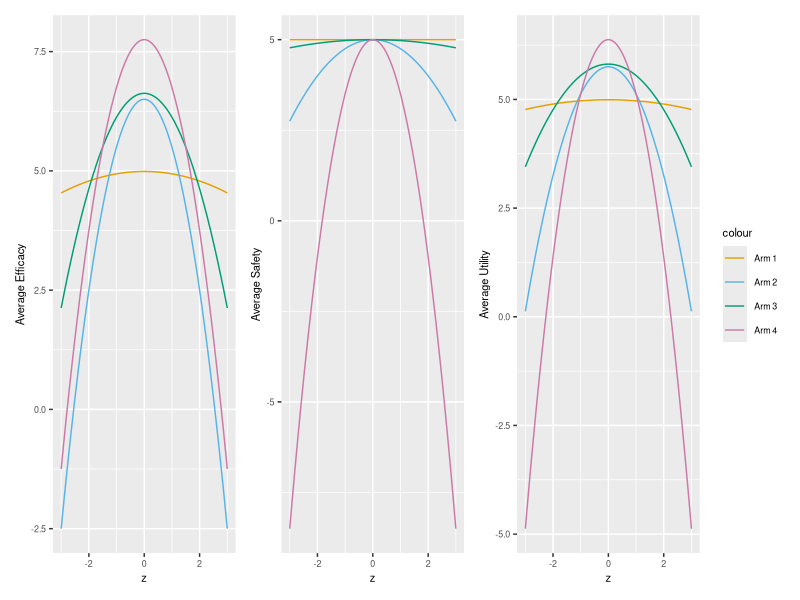
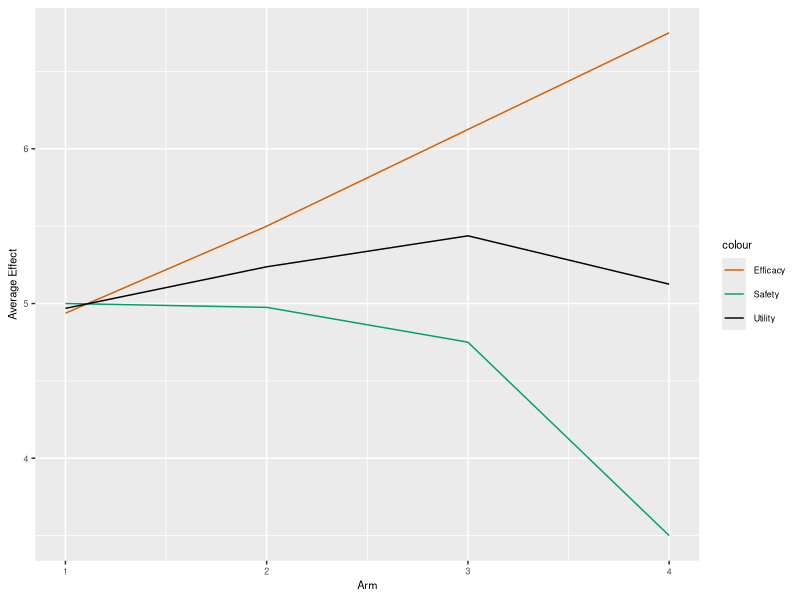

The R source for these figures, in order:
library(ggplot2)
library(patchwork)
library(reshape2)

mu1 <- function(x){
  5*(1 - 0.005 * (x+0.5)^2 - 0.005 * (x-0.5)^2)
}
mu2 <- function(x){
  5*(1.35 - 0.1 * (x+0.5)^2 - 0.1 * (x-0.5)^2)
}
mu3 <- function(x){
  5*(1.35 - 0.05 * (x+0.5)^2 - 0.05 * (x-0.5)^2)
}
mu4 <- function(x){
  5*(1.6 - 0.1 * (x+0.5)^2 - 0.1 * (x-0.5)^2)
}

x_vals <- seq(-3, 3, by = 0.01)

df_mu <- data.frame(x = x_vals, mu1 = mu1(x_vals), mu2 = mu2(x_vals),
                    mu3 = mu3(x_vals), mu4 = mu4(x_vals))


eff <- ggplot(df_mu, aes(x = x)) +
  geom_line(aes(y = mu1, color = "Arm 1"), linetype = "solid") +  
  geom_line(aes(y = mu2, color = "Arm 2"), linetype = "solid") +  
  geom_line(aes(y = mu3, color = "Arm 3"), linetype = "solid") +
  geom_line(aes(y = mu4, color = "Arm 4"), linetype = "solid") +
  labs(x = "z", y = "Average Efficacy") +
  theme(text = element_text(size = 8)) +
  scale_color_manual(values = c("#E69F00", "#56B4E9", "#009E73", "#CC79A7"))

nu1 <- function(x){
  5*1
}
nu2 <- function(x){
  5*(1 - 0.05 * x^2)
}
nu3 <- function(x){
  5*(1 - 0.005 * x^2)
}
nu4 <- function(x){
  5*(1 - 0.3 * x^2)
}

df_nu <- data.frame(x = x_vals, nu1 = nu1(x_vals), nu2 = nu2(x_vals),
                    nu3 = nu3(x_vals), nu4 = nu4(x_vals))

safe <- ggplot(df_nu, aes(x = x)) +
  geom_line(aes(y = nu1, color = "Arm 1"), linetype = "solid") +  
  geom_line(aes(y = nu2, color = "Arm 2"), linetype = "solid") +  
  geom_line(aes(y = nu3, color = "Arm 3"), linetype = "solid") +
  geom_line(aes(y = nu4, color = "Arm 4"), linetype = "solid") +
  labs(x = "z", y = "Average Safety") +
  theme(text = element_text(size = 8)) +
  scale_color_manual(values = c("#E69F00", "#56B4E9", "#009E73", "#CC79A7"))

w <- 1
df_util <- data.frame(x = x_vals, util1 = (df_mu$mu1 + df_nu$nu1 * w)/(w+1),
                      util2 = (df_mu$mu2 + df_nu$nu2 * w)/(w+1),
                      util3 = (df_mu$mu3 + df_nu$nu3 * w)/(w+1),
                      util4 = (df_mu$mu4 + df_nu$nu4 * w)/(w+1))

util <- ggplot(df_util, aes(x = x)) +
  geom_line(aes(y = util1, color = "Arm 1"), linetype = "solid") +  
  geom_line(aes(y = util2, color = "Arm 2"), linetype = "solid") +  
  geom_line(aes(y = util3, color = "Arm 3"), linetype = "solid") +
  geom_line(aes(y = util4, color = "Arm 4"), linetype = "solid") +
  labs(x = "z", y = "Average Utility") +
  theme(text = element_text(size = 8)) +
  scale_color_manual(values = c("#E69F00", "#56B4E9", "#009E73", "#CC79A7"))

dr_curves <- eff + safe + util + plot_layout(ncol = 3, guides = "collect")
ggsave("plot/dr_curves.jpg", height = 2, width = 8, units = "in")


df_avg <- data.frame(Arm = 1:4, Efficacy = 5*c(0.9875, 1.1, 1.225, 1.35),
                     Safety = 5*c(1, 0.995, 0.95, 0.7),
                     Utility = 5*c(0.99375, 1.0475, 1.0875, 1.025))
ate <- ggplot(df_avg, aes(x = Arm)) +
  geom_line(aes(y = Efficacy, color = "Efficacy"), linetype = "solid") +  
  geom_line(aes(y = Safety, color = "Safety"), linetype = "solid") +  
  geom_line(aes(y = Utility, color = "Utility"), linetype = "solid") +
  labs(x = "Arm", y = "Average Effect") +
  theme(text = element_text(size = 8)) +
  scale_color_manual(
    values = c("Utility" = "#000000", "Efficacy" = "#D55E00", 
               "Safety" = "#009E73")
  )
ggsave("plot/dr_avg.jpg", height = 2, width = 3, units = "in")
